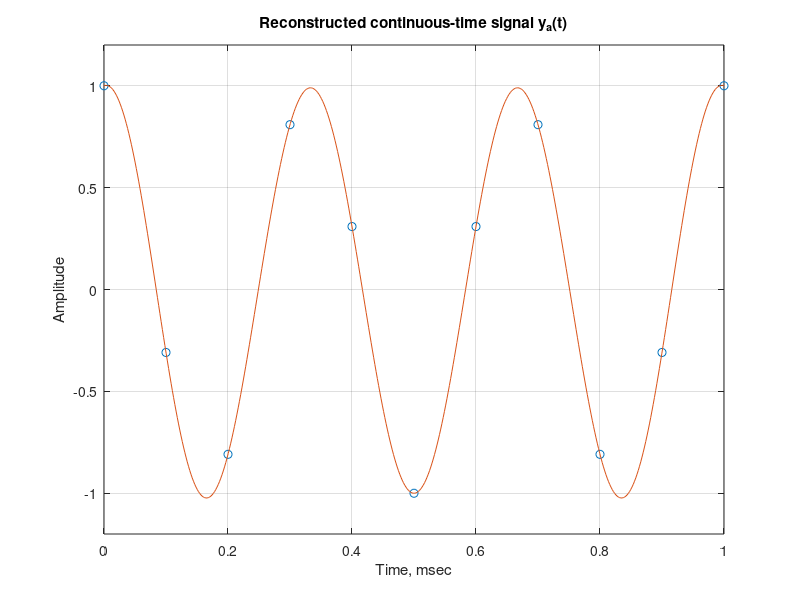
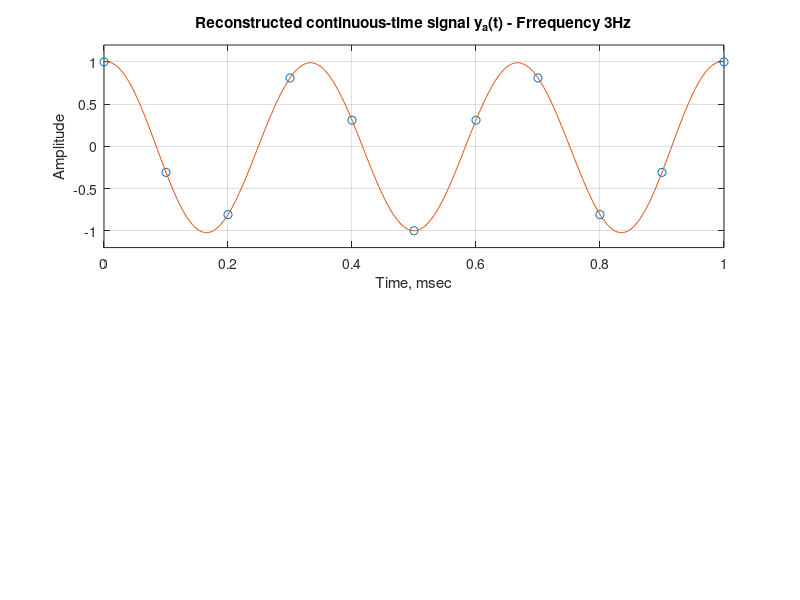
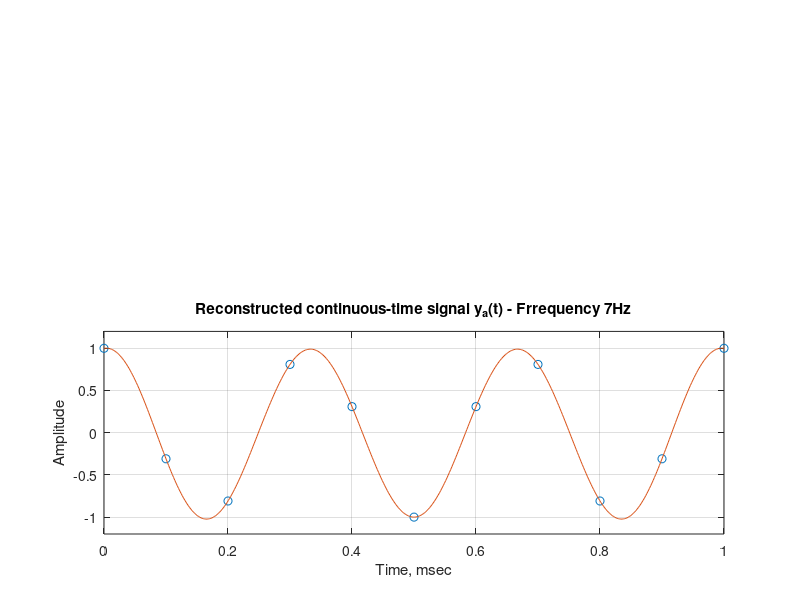

These figures' MATLAB source, in order:
% Program P9_2
% Illustration of Aliasing Effect in the Time Domain
% Program adapted from [Kra94] with permission from
% The Mathworks, Inc., Natick, MA.
clf;
T = 0.1;f = 13;
n = (0:T:1)';
xs = cos(2*pi*f*n);

% Chnaging the range of t to cover the full span of ya(t)
t = linspace(min(n), max(n), 500)';
ya_original = sinc((1/T)*t(:,ones(size(n))) - (1/T)*n(:,ones(size(t)))')*xs;

plot(n,xs,'o',t,ya_original);
grid;
xlabel('Time, msec');
ylabel('Amplitude');
title('Reconstructed continuous-time signal y_{a}(t)');
axis([0 1 -1.2 1.2]);

%change frequency to 3Hz
f_3Hz = 3;
xs_3hz = cos(2*pi*f_3Hz*n);
ya_3Hz = sinc((1/T)*t(:,ones(size(n))) - (1/T)*n(:,ones(size(t)))')*xs_3hz;

%plotting the signal with 3hz
figure;
subplot(2,1,1);
plot(n,xs,'o',t,ya_3Hz);
grid;
xlabel('Time, msec');
ylabel('Amplitude');
title('Reconstructed continuous-time signal y_{a}(t) - Frrequency 3Hz');
axis([0 1 -1.2 1.2]);

%Change frequency to 7Hz
f_7Hz = 7;
xs_7hz = cos(2*pi*f_7Hz*n);
ya_7Hz = sinc((1/T)*t(:,ones(size(n))) - (1/T)*n(:,ones(size(t)))')*xs_7hz;

%plotting the signal with 3hz
figure;
subplot(2,1,2);
plot(n,xs,'o',t,ya_7Hz);
grid;
xlabel('Time, msec');
ylabel('Amplitude');
title('Reconstructed continuous-time signal y_{a}(t) - Frrequency 7Hz');
axis([0 1 -1.2 1.2]);